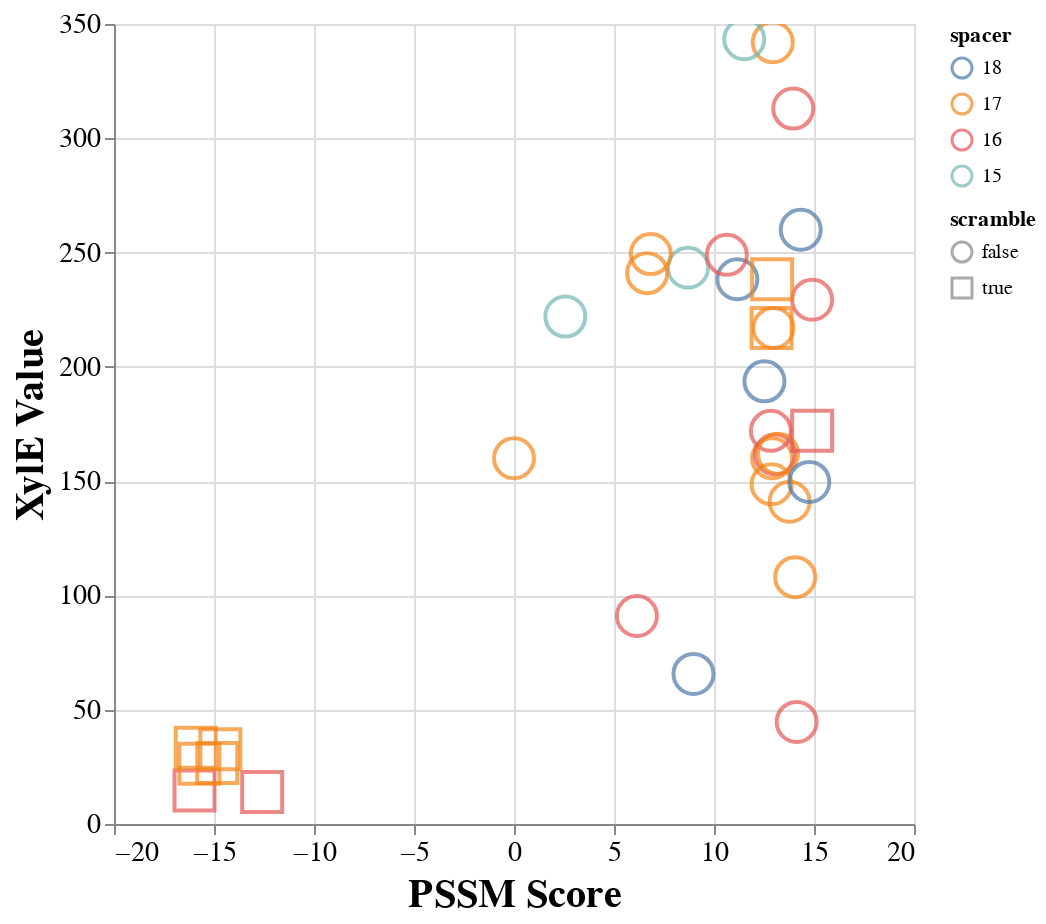

Notebook source saved alongside this figure:
### Code cell
# scatter plot of hex1 vs hex 2
scatter = alt.Chart(
    combo_xyle_df,
).mark_point().encode(
    x=alt.X('total_score:Q',axis=alt.Axis(title="PSSM Score")),
    y=alt.Y('mean_xyle:Q',axis=alt.Axis(title="XylE Value")),
    color=alt.Color('spacer:N',scale=alt.Scale(scheme='tableau10'),sort='descending'),
    # sinebow, tableau10, viridis, set2
    size=alt.value(400),
    shape='scramble:N',
    tooltip=["desc:N","hex1:N",'hex2:N','total_score:Q','mean_xyle:Q'],
).properties(
    width=400,
    height=400
).configure_axis(
    labelFontSize=14,
    titleFontSize=20
).interactive()




#combo.save('consensus_scatter.html')
scatter

### Figure 1 — Vega-Lite specification as saved in the notebook (floating-point values rounded to 4 significant figures)
{"config": {"view": {"continuousWidth": 400, "continuousHeight": 300}, "axis": {"labelFontSize": 14, "titleFontSize": 20}}, "data": {"name": "data-c9750733a449a0adb36a255910b94a98"}, "mark": "point", "encoding": {"color": {"type": "nominal", "field": "spacer", "scale": {"scheme": "tableau10"}, "sort": "descending"}, "shape": {"type": "nominal", "field": "scramble"}, "size": {"value": 400}, "tooltip": [{"type": "nominal", "field": "desc"}, {"type": "nominal", "field": "hex1"}, {"type": "nominal", "field": "hex2"}, {"type": "quantitative", "field": "total_score"}, {"type": "quantitative", "field": "mean_xyle"}], "x": {"type": "quantitative", "axis": {"title": "PSSM Score"}, "field": "total_score"}, "y": {"type": "quantitative", "axis": {"title": "XylE Value"}, "field": "mean_xyle"}}, "height": 400, "selection": {"selector005": {"type": "interval", "bind": "scales", "encodings": ["x", "y"]}}, "width": 400, "$schema": "https://vega.github.io/schema/vega-lite/v4.0.2.json", "datasets": {"data-c9750733a449a0adb36a255910b94a98": [{"locus_tag": "EQU24_RS02895", "desc": "EQU24_RS02895||exosortase system-associated protein, TIGR04073 family", "manual_desc": "exosortase system-associated protein - EQU24_RS02895", "motif_block": "TTGACAACATTCAACCTTTAGGCTATTGT", "hex1": "TTGACA", "hex1_score": 8.353, "hex2": "TATTGT", "hex2_score": 5.705, "total_score": 14.06, "spacer": 17, "rep1": 100, "rep2": 105, "rep3": 119, "mean_xyle": 108.0, "std_xyle": 8.042, "std_low": 99.96, "std_high": 116.0, "scramble": false}, {"locus_tag": "EQU24_RS02970", "desc": "EQU24_RS02970|pqqA|pyrroloquinoline quinone precursor peptide PqqA", "manual_desc": "PQQ precursor peptide (pqqA) - EQU24_RS02970", "motif_block": "TTGCTTTGCCTAAATTATCGTCGTATACT", "hex1": "TTGCTT", "hex1_score": 5.215, "hex2": "TATACT", "hex2_score": 7.692, "total_score": 12.91, "spacer": 17, "rep1": 204, "rep2": 148, "rep3": 128, "mean_xyle": 160.0, "std_xyle": 32.17, "std_low": 127.8, "std_high": 192.2, "scramble": false}, {"locus_tag": "EQU24_RS03495", "desc": "EQU24_RS03495||cold-shock protein", "manual_desc": "cold-shock protein - EQU24_RS03495", "motif_block": "TTGACTTTGGGGAAATAAGGCATAGAAT", "hex1": "TTGACT", "hex1_score": 7.306, "hex2": "TAGAAT", "hex2_score": 5.74, "total_score": 13.05, "spacer": 16, "rep1": 150, "rep2": 143, "rep3": 192, "mean_xyle": 161.7, "std_xyle": 21.64, "std_low": 140.0, "std_high": 183.3, "scramble": false}, {"locus_tag": "EQU24_RS07185", "desc": "EQU24_RS07185||glutamate--ammonia ligase", "manual_desc": "glutamate-ammonia ligase - EQU24_RS07185", "motif_block": "TTGTAATTGAGATCAATTAGTTGCTTATAT", "hex1": "TTGTAA", "hex1_score": 5.04, "hex2": "TTATAT", "hex2_score": 3.934, "total_score": 8.974, "spacer": 18, "rep1": 50, "rep2": 69, "rep3": 78, "mean_xyle": 65.67, "std_xyle": 11.67, "std_low": 54.0, "std_high": 77.34, "scramble": false}, {"locus_tag": "EQU24_RS07390", "desc": "EQU24_RS07390|rpmI|50S ribosomal protein L35", "manual_desc": "50S ribosomal protein L35 - EQU24_RS07390", "motif_block": "CTCAAGGAAACTTACTATTTTTAATCG", "hex1": "CTCAAG", "hex1_score": -0.8016, "hex2": "TAATCG", "hex2_score": 3.37, "total_score": 2.568, "spacer": 15, "rep1": 243, "rep2": 222, "rep3": 201, "mean_xyle": 222.0, "std_xyle": 17.15, "std_low": 204.9, "std_high": 239.1, "scramble": false}, {"locus_tag": "EQU24_RS10370", "desc": "EQU24_RS10370|acpP|acyl carrier protein", "manual_desc": "acyl carrier protein - EQU24_RS10370", "motif_block": "GTGATATTTTTATAATATAAAGTATAAT", "hex1": "GTGATA", "hex1_score": 4.381, "hex2": "TATAAT", "hex2_score": 8.462, "total_score": 12.84, "spacer": 16, "rep1": 138, "rep2": 183, "rep3": 195, "mean_xyle": 172.0, "std_xyle": 24.54, "std_low": 147.5, "std_high": 196.5, "scramble": false}, {"locus_tag": "EQU24_RS12095", "desc": "EQU24_RS12095||cytochrome c", "manual_desc": "cytochrome c - EQU24_RS12095", "motif_block": "TTGAATTTTTACGTTAAATCCCCTATTCT", "hex1": "TTGAAT", "hex1_score": 5.952, "hex2": "TATTCT", "hex2_score": 6.985, "total_score": 12.94, "spacer": 17, "rep1": 305, "rep2": 384, "rep3": 337, "mean_xyle": 342.0, "std_xyle": 32.44, "std_low": 309.6, "std_high": 374.4, "scramble": false}, {"locus_tag": "EQU24_RS12525", "desc": "EQU24_RS12525|ssrA|transfer-messenger RNA", "manual_desc": "transfer-messenger RNA (ssrA) - EQU24_RS12525", "motif_block": "TTGCTAATGATGAATTTAATTGTTAATAT", "hex1": "TTGCTA", "hex1_score": 6.263, "hex2": "TAATAT", "hex2_score": 6.618, "total_score": 12.88, "spacer": 17, "rep1": 139, "rep2": 111, "rep3": 196, "mean_xyle": 148.7, "std_xyle": 35.37, "std_low": 113.3, "std_high": 184.0, "scramble": false}, {"locus_tag": "EQU24_RS15100", "desc": "EQU24_RS15100||HU family DNA-binding protein", "manual_desc": "HU family DNA-binding protein - EQU24_RS15100", "motif_block": "TTGACACTTTATGAGTCGTGTTGATATAAA", "hex1": "TTGACA", "hex1_score": 8.353, "hex2": "TATAAA", "hex2_score": 5.984, "total_score": 14.34, "spacer": 18, "rep1": 296, "rep2": 227, "rep3": 257, "mean_xyle": 260.0, "std_xyle": 28.25, "std_low": 231.8, "std_high": 288.2, "scramble": false}, {"locus_tag": "EQU24_RS15535", "desc": "EQU24_RS15535||hypothetical protein", "manual_desc": "hypothetical protein - EQU24_RS15535", "motif_block": "TTTACTAAGAAAGGCTGATCAAGGTATAGT", "hex1": "TTTACT", "hex1_score": 4.756, "hex2": "TATAGT", "hex2_score": 6.411, "total_score": 11.17, "spacer": 18, "rep1": 193, "rep2": 221, "rep3": 301, "mean_xyle": 238.3, "std_xyle": 45.76, "std_low": 192.6, "std_high": 284.1, "scramble": false}, {"locus_tag": "EQU24_RS15705", "desc": "EQU24_RS15705||cold-shock protein", "manual_desc": "cold-shock protein - EQU24_RS15705", "motif_block": "TCGATAGACACATCCCATACCTTTTATTCT", "hex1": "TCGATA", "hex1_score": 5.538, "hex2": "TATTCT", "hex2_score": 6.985, "total_score": 12.52, "spacer": 18, "rep1": 184, "rep2": 203, "rep3": 194, "mean_xyle": 193.7, "std_xyle": 7.76, "std_low": 185.9, "std_high": 201.4, "scramble": false}, {"locus_tag": "EQU24_RS15745", "desc": "EQU24_RS15745||cold-shock protein", "manual_desc": "cold-shock protein - EQU24_RS15745", "motif_block": "TTGCTTTCCTGATTAGCCGGCTTTATTAT", "hex1": "TTGCTT", "hex1_score": 5.215, "hex2": "TATTAT", "hex2_score": 7.756, "total_score": 12.97, "spacer": 17, "rep1": 232, "rep2": 219, "rep3": 200, "mean_xyle": 217.0, "std_xyle": 13.14, "std_low": 203.9, "std_high": 230.1, "scramble": false}, {"locus_tag": "EQU24_RS16195", "desc": "EQU24_RS16195||hypothetical protein", "manual_desc": "hypothetical protein - EQU24_RS16195", "motif_block": "TTGACATGTTTCTTCGATCATGTTAAAAA", "hex1": "TTGACA", "hex1_score": 8.353, "hex2": "TAAAAA", "hex2_score": 4.847, "total_score": 13.2, "spacer": 17, "rep1": 174, "rep2": 129, "rep3": 183, "mean_xyle": 162.0, "std_xyle": 23.62, "std_low": 138.4, "std_high": 185.6, "scramble": false}, {"locus_tag": "EQU24_RS18060", "desc": "EQU24_RS18060|rplM|50S ribosomal protein L13", "manual_desc": "50S ribosomal protein L13 - EQU24_RS18060", "motif_block": "TTTATTGGGTCCTAAACAGAATAAACA", "hex1": "TTTATT", "hex1_score": 4.625, "hex2": "TAAACA", "hex2_score": 4.076, "total_score": 8.701, "spacer": 15, "rep1": 219, "rep2": 283, "rep3": 228, "mean_xyle": 243.3, "std_xyle": 28.29, "std_low": 215.0, "std_high": 271.6, "scramble": false}, {"locus_tag": "EQU24_RS18140", "desc": "EQU24_RS18140|moxF|PQQ-dependent dehydrogenase, methanol/ethanol family", "manual_desc": "methanol dehydrogenase (moxF) - EQU24_RS18140", "motif_block": "TTGTAACAACAAACACCGCAATCAATAG", "hex1": "TTGTAA", "hex1_score": 5.04, "hex2": "CAATAG", "hex2_score": 1.105, "total_score": 6.145, "spacer": 16, "rep1": 79, "rep2": 82, "rep3": 112, "mean_xyle": 91.0, "std_xyle": 14.9, "std_low": 76.1, "std_high": 105.9, "scramble": false}, {"locus_tag": "EQU24_RS18355", "desc": "EQU24_RS18355||hypothetical protein", "manual_desc": "hypothetical protein - EQU24_RS18355", "motif_block": "TTTATAAGATTTCCGTTTATTTTATAAT", "hex1": "TTTATA", "hex1_score": 5.672, "hex2": "TATAAT", "hex2_score": 8.462, "total_score": 14.13, "spacer": 16, "rep1": 50, "rep2": 38, "rep3": 46, "mean_xyle": 44.67, "std_xyle": 4.989, "std_low": 39.68, "std_high": 49.66, "scramble": false}, {"locus_tag": "EQU24_RS19105", "desc": "EQU24_RS19105|rpsT|30S ribosomal protein S20", "manual_desc": "30S ribosomal protein S20 - EQU24_RS19105", "motif_block": "TTGACAATAGTAGCACTACGCAAGATAAT", "hex1": "TTGACA", "hex1_score": 8.353, "hex2": "GATAAT", "hex2_score": 5.426, "total_score": 13.78, "spacer": 17, "rep1": 146, "rep2": 139, "rep3": 138, "mean_xyle": 141.0, "std_xyle": 3.559, "std_low": 137.4, "std_high": 144.6, "scramble": false}, {"locus_tag": "EQU24_RS19315", "desc": "EQU24_RS19315|pmoC|methane monooxygenase/ammonia monooxygenase subunit C", "manual_desc": "methane monooxygenase subunit C (pmoC) - EQU24_RS19315", "motif_block": "TTGACAAGCCTTTTCGAAATGATAAACT", "hex1": "TTGACA", "hex1_score": 8.353, "hex2": "TAAACT", "hex2_score": 6.554, "total_score": 14.91, "spacer": 16, "rep1": 209, "rep2": 265, "rep3": 214, "mean_xyle": 229.3, "std_xyle": 25.3, "std_low": 204.0, "std_high": 254.6, "scramble": false}, {"locus_tag": "EQU24_RS19765", "desc": "EQU24_RS19765|rnpB|RNase P RNA component class A", "manual_desc": "RNase P RNA component class A - EQU24_RS19765", "motif_block": "CCGACATGTTTTTAATTCGCGTATAAT", "hex1": "CCGACA", "hex1_score": 3.05, "hex2": "TATAAT", "hex2_score": 8.462, "total_score": 11.51, "spacer": 15, "rep1": 333, "rep2": 326, "rep3": 371, "mean_xyle": 343.3, "std_xyle": 19.77, "std_low": 323.6, "std_high": 363.1, "scramble": false}, {"locus_tag": "EQU24_RS21040", "desc": "EQU24_RS21040|rpmB|50S ribosomal protein L28", "manual_desc": "50S ribosomal protein L28 - EQU24_RS21040", "motif_block": "TTCTCGTTGAACGGACGTTTTTTCTTTCG", "hex1": "TTCTCG", "hex1_score": 1.212, "hex2": "CTTTCG", "hex2_score": -1.213, "total_score": -0.00134, "spacer": 17, "rep1": 159, "rep2": 148, "rep3": 173, "mean_xyle": 160.0, "std_xyle": 10.23, "std_low": 149.8, "std_high": 170.2, "scramble": false}, {"locus_tag": "EQU24_RS21560", "desc": "EQU24_RS21560|fbaA|class II fructose-bisphosphate aldolase", "manual_desc": "fructose-bisphosphate aldolase - EQU24_RS21560", "motif_block": "TTGTCGCGAAAACGGGTTTGTTTTTTGAT", "hex1": "TTGTCG", "hex1_score": 4.247, "hex2": "TTTGAT", "hex2_score": 2.408, "total_score": 6.656, "spacer": 17, "rep1": 234, "rep2": 238, "rep3": 251, "mean_xyle": 241.0, "std_xyle": 7.257, "std_low": 233.7, "std_high": 248.3, "scramble": false}, {"locus_tag": "EQU24_RS21565", "desc": "EQU24_RS21565||transaldolase", "manual_desc": "transaldolase - EQU24_RS21565", "motif_block": "CCGATATAGGAATTTGCTGATTAAATACT", "hex1": "CCGATA", "hex1_score": 2.919, "hex2": "AATACT", "hex2_score": 3.919, "total_score": 6.838, "spacer": 17, "rep1": 247, "rep2": 283, "rep3": 218, "mean_xyle": 249.3, "std_xyle": 26.59, "std_low": 222.7, "std_high": 275.9, "scramble": false}, {"locus_tag": "EQU24_RS21665", "desc": "EQU24_RS21665|trxA|thioredoxin TrxA", "manual_desc": "thioredoxin TrxA - EQU24_RS21665", "motif_block": "TTGACAAAATAACGCCGGCACTCCTATAGT", "hex1": "TTGACA", "hex1_score": 8.353, "hex2": "TATAGT", "hex2_score": 6.411, "total_score": 14.76, "spacer": 18, "rep1": 148, "rep2": 129, "rep3": 172, "mean_xyle": 149.7, "std_xyle": 17.59, "std_low": 132.1, "std_high": 167.3, "scramble": false}, {"locus_tag": "EQU24_RS21720", "desc": "EQU24_RS21720||hypothetical protein", "manual_desc": "hypothetical protein - EQU24_RS21720", "motif_block": "TTGCTTTTATTTTGGGAATGAGGATAAT", "hex1": "TTGCTT", "hex1_score": 5.215, "hex2": "GATAAT", "hex2_score": 5.426, "total_score": 10.64, "spacer": 16, "rep1": 227, "rep2": 245, "rep3": 275, "mean_xyle": 249.0, "std_xyle": 19.8, "std_low": 229.2, "std_high": 268.8, "scramble": false}, {"locus_tag": "EQU24_RS22110", "desc": "EQU24_RS22110||hypothetical protein", "manual_desc": "hypothetical protein - EQU24_RS22110", "motif_block": "TTGATATTGCGGCAATCTACGTTAGAAT", "hex1": "TTGATA", "hex1_score": 8.222, "hex2": "TAGAAT", "hex2_score": 5.74, "total_score": 13.96, "spacer": 16, "rep1": 304, "rep2": 321, "rep3": 314, "mean_xyle": 313.0, "std_xyle": 6.976, "std_low": 306.0, "std_high": 320.0, "scramble": false}, {"locus_tag": "EQU24_RS19315", "desc": "EQU24_RS19315|pmoC|35_scramble", "manual_desc": null, "motif_block": "AAAGGCAGCCTTTTCGAAATGATAAACT", "hex1": "AAAGGC", "hex1_score": -22.53, "hex2": "TAAACT", "hex2_score": 6.554, "total_score": -15.98, "spacer": 16, "rep1": 10, "rep2": 14, "rep3": 20, "mean_xyle": 14.67, "std_xyle": 4.11, "std_low": 10.56, "std_high": 18.78, "scramble": true}, {"locus_tag": "EQU24_RS19315", "desc": "EQU24_RS19315|pmoC|10_scramble", "manual_desc": null, "motif_block": "TTGACAAGCCTTTTCGAAATGAACCCTC", "hex1": "TTGACA", "hex1_score": 8.353, "hex2": "ACCCTC", "hex2_score": -20.94, "total_score": -12.59, "spacer": 16, "rep1": 13, "rep2": 18, "rep3": 11, "mean_xyle": 14.0, "std_xyle": 2.944, "std_low": 11.06, "std_high": 16.94, "scramble": true}, {"locus_tag": "EQU24_RS19315", "desc": "EQU24_RS19315|pmoC|spacer_scramble", "manual_desc": null, "motif_block": "TTGACAAGCCTAGTAAGAATGATAAACT", "hex1": "TTGACA", "hex1_score": 8.353, "hex2": "TAAACT", "hex2_score": 6.554, "total_score": 14.91, "spacer": 16, "rep1": 138, "rep2": 183, "rep3": 195, "mean_xyle": 172.0, "std_xyle": 24.54, "std_low": 147.5, "std_high": 196.5, "scramble": true}, {"locus_tag": "EQU24_RS02970", "desc": "EQU24_RS02970|pqqA|35_scramble", "manual_desc": null, "motif_block": "AAAGGCTGCCTAAATTATCGTCGTATACT", "hex1": "AAAGGC", "hex1_score": -22.53, "hex2": "TATACT", "hex2_score": 7.692, "total_score": -14.84, "spacer": 17, "rep1": 30, "rep2": 22, "rep3": 28, "mean_xyle": 26.67, "std_xyle": 3.399, "std_low": 23.27, "std_high": 30.07, "scramble": true}, {"locus_tag": "EQU24_RS02970", "desc": "EQU24_RS02970|pqqA|10_scramble", "manual_desc": null, "motif_block": "TTGCTTTGCCTAAATTATCGTCGACCCTC", "hex1": "TTGCTT", "hex1_score": 5.215, "hex2": "ACCCTC", "hex2_score": -20.94, "total_score": -15.73, "spacer": 17, "rep1": 23, "rep2": 27, "rep3": 29, "mean_xyle": 26.33, "std_xyle": 2.494, "std_low": 23.84, "std_high": 28.83, "scramble": true}, {"locus_tag": "EQU24_RS02970", "desc": "EQU24_RS02970|pqqA|spacer_scramble", "manual_desc": null, "motif_block": "TTGCTTTGCCTAGTAAGTCGTCGTATACT", "hex1": "TTGCTT", "hex1_score": 5.215, "hex2": "TATACT", "hex2_score": 7.692, "total_score": 12.91, "spacer": 17, "rep1": 193, "rep2": 221, "rep3": 301, "mean_xyle": 238.3, "std_xyle": 45.76, "std_low": 192.6, "std_high": 284.1, "scramble": true}, {"locus_tag": "EQU24_RS12525", "desc": "EQU24_RS12525|ssrA|35_scramble", "manual_desc": null, "motif_block": "AAAGGCATGATGAATTTAATTGTTAATAT", "hex1": "AAAGGC", "hex1_score": -22.53, "hex2": "TAATAT", "hex2_score": 6.618, "total_score": -15.91, "spacer": 17, "rep1": 38, "rep2": 32, "rep3": 30, "mean_xyle": 33.33, "std_xyle": 3.399, "std_low": 29.93, "std_high": 36.73, "scramble": true}, {"locus_tag": "EQU24_RS12525", "desc": "EQU24_RS12525|ssrA|10_scramble", "manual_desc": null, "motif_block": "TTGCTAATGATGAATTTAATTGTACCCTC", "hex1": "TTGCTA", "hex1_score": 6.263, "hex2": "ACCCTC", "hex2_score": -20.94, "total_score": -14.68, "spacer": 17, "rep1": 29, "rep2": 31, "rep3": 38, "mean_xyle": 32.67, "std_xyle": 3.859, "std_low": 28.81, "std_high": 36.53, "scramble": true}, {"locus_tag": "EQU24_RS12525", "desc": "EQU24_RS12525|ssrA|spacer_scramble", "manual_desc": null, "motif_block": "TTGCTAATGATAGTAAGAATTGTTAATAT", "hex1": "TTGCTA", "hex1_score": 6.263, "hex2": "TAATAT", "hex2_score": 6.618, "total_score": 12.88, "spacer": 17, "rep1": 232, "rep2": 219, "rep3": 200, "mean_xyle": 217.0, "std_xyle": 13.14, "std_low": 203.9, "std_high": 230.1, "scramble": true}]}}
